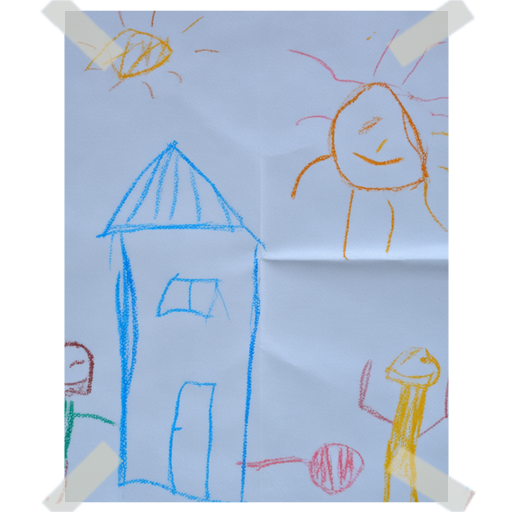
#> input picture assets/decals/paper/child_drawing_albedo_512.png, 512 x 512 px
$ python halo.py ../../../../assets/decals/paper/child_drawing_albedo_512.png
#> lines starting #> are read from the running program, lines starting #| are printed output that depends on the picture; after the words box and inside, x2 and y2 are one past the last pixel; in counts of white or black regions, pixels touching at a corner belong together
"""Замер белого ореола на кромке альфы: глобально и локально (окрестность 9 px).

Глобально: средняя яркость полупрозрачных пикселей минус средняя яркость ядра
по всему файлу. Смешивает ореол с настоящей структурой (тонкая светлая метёлка
и правда светлее затенённой глубины куста), поэтому сам по себе не доказателен.

Локально: каждый кромочный пиксель сравнивается со средней яркостью ядра в своей
окрестности 9x9. Ореол — эффект локальный, подложка светлее ровно рядом с листом,
поэтому эта метрика его и ловит.
"""
import sys
import glob
import os
import numpy as np
from PIL import Image

CORE = 0.9          # альфа, выше которой пиксель считается ядром
EDGE_LO, EDGE_HI = 0.05, 0.5
R = 4               # радиус окрестности -> окно 9x9


def box_mean(a: np.ndarray, r: int) -> np.ndarray:
	"""Среднее по окну (2r+1)^2 через интегральное изображение."""
	p = np.pad(a, r + 1, mode="edge")
	s = p.cumsum(0).cumsum(1)
	h, w = a.shape
	y0, x0 = np.mgrid[0:h, 0:w]
	y1, x1 = y0 + 2 * r + 1, x0 + 2 * r + 1
	return (s[y1, x1] - s[y0, x1] - s[y1, x0] + s[y0, x0]) / float((2 * r + 1) ** 2)


def report(path: str) -> None:
	im = Image.open(path).convert("RGBA")
#> im is the input picture: PIL image 512x512 RGBA; mean R, G, B, A 161.7, 180.6, 206.4, 185.1
	arr = np.asarray(im).astype(np.float32) / 255.0
	rgb, a = arr[..., :3], arr[..., 3]
	lum = rgb.mean(axis=2)
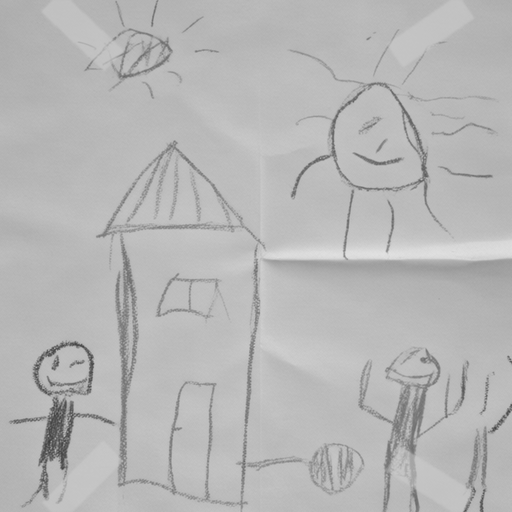
#> lum: shape (512, 512) float32; min 0.229, max 0.885, mean 0.717

	core = a > CORE
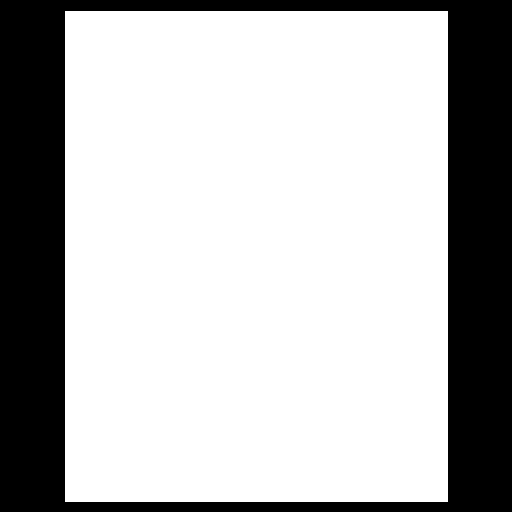
#> core: shape (512, 512) bool; 71.7% white; 1 black region, box (x1, y1, x2, y2) and area: (0, 0, 512, 512) 74091
	edge = (a > EDGE_LO) & (a < EDGE_HI)
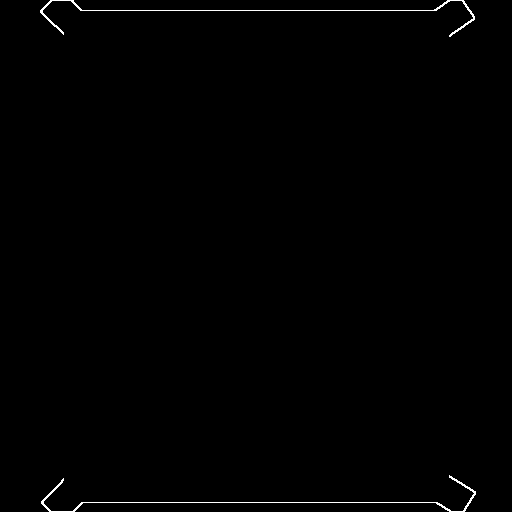
#> edge: shape (512, 512) bool; 0.51% white in thin lines or dots, all inside (x1, y1, x2, y2) = (40, 0, 476, 512)
	if not core.any() or not edge.any():
		print("%-16s нет ядра или нет кромки" % os.path.basename(path))
		return

	g = lum[edge].mean() - lum[core].mean()
#> g = -0.0105

	# локально: среднее ядра вокруг каждого пикселя
	core_sum = box_mean(np.where(core, lum, 0.0), R)
#> in box_mean, `p = np.pad(a, r + 1, mode="edge")`:
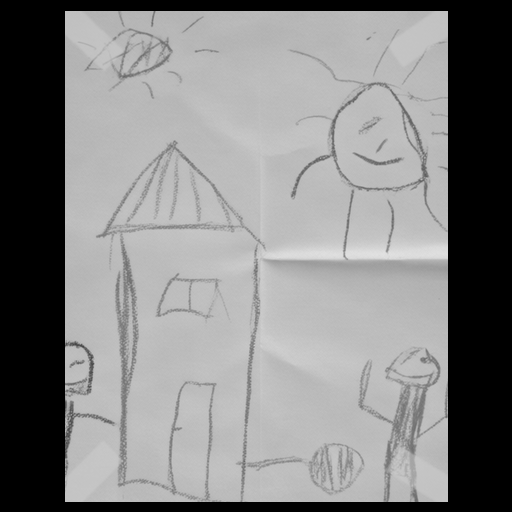
#> a: shape (512, 512) float32; min 0, max 0.885, mean 0.518
#> in box_mean, `s = p.cumsum(0).cumsum(1)`:
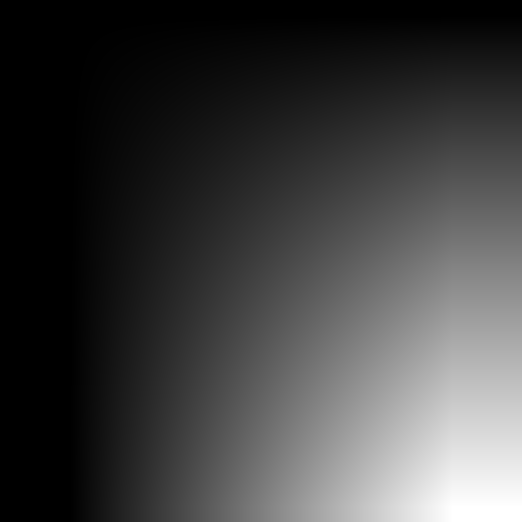
#> s: shape (522, 522) float32; min 0, max 135771, mean 33919.2; drawn with min black and max white
#> in box_mean, `return (s[y1, x1] - s[y0, x1] - s[y1, x0] + s[y0, x0]) / float((2 * r ..`:
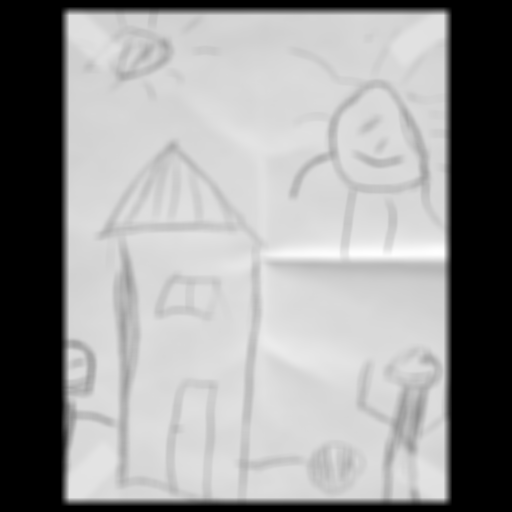
#> returned value: shape (512, 512) float32; min -1.51e-06, max 0.867, mean 0.518; drawn with min black and max white
	core_cnt = box_mean(core.astype(np.float32), R)
#> in box_mean (call 2), `p = np.pad(a, r + 1, mode="edge")`: p: shape (522, 522) float32; values 0 (black) and 1 (white), 69% white; 1 black region, box (x1, y1, x2, y2) and area: (0, 0, 522, 522) 84431
	ok = edge & (core_cnt > 0.02)
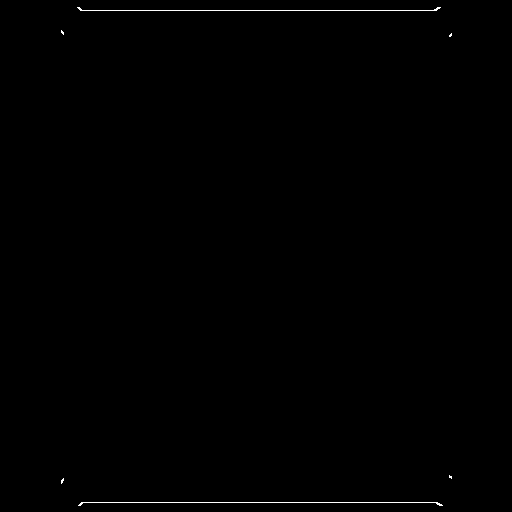
#> ok: shape (512, 512) bool; 0.3% white in thin lines or dots, all inside (x1, y1, x2, y2) = (61, 7, 452, 506)
	if not ok.any():
		print("%-16s кромка без ядра рядом" % os.path.basename(path))
		return
	local = (lum[ok] - (core_sum[ok] / core_cnt[ok])).mean()
#> local = -0.00444

	name = os.path.basename(path).replace("_albedo_1k.png", "")
	print("%-16s %6dx%-5d глобально %+7.4f   локально %+7.4f" % (
		name, im.width, im.height, g, local))
#| child_drawing_albedo_512.png    512x512   глобально -0.0105   локально -0.0044


if __name__ == "__main__":
	files = []
	for pat in sys.argv[1:]:
		files.extend(sorted(glob.glob(pat)))
	for f in files:
		report(f)

$ run again, on assets/decals/paper/newspaper_scrap_albedo_512.png
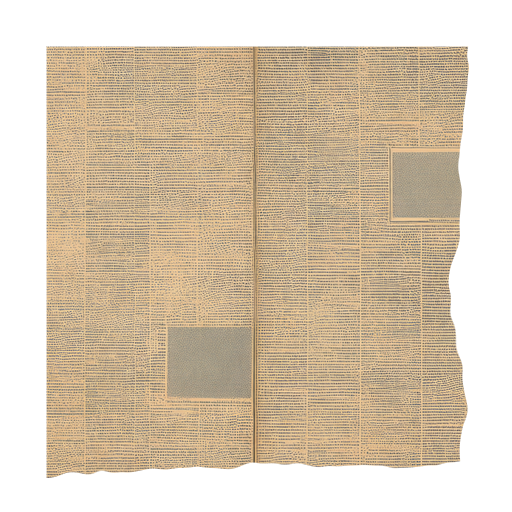
#> input picture assets/decals/paper/newspaper_scrap_albedo_512.png, 512 x 512 px
#> in report, im is the input picture: PIL image 512x512 RGBA; mean R, G, B, A 194.5, 170.5, 137.2, 169.4
#> core: shape (512, 512) bool; 66.1% white; 1 black region, box (x1, y1, x2, y2) and area: (0, 0, 512, 512) 88751
#> in report, `edge = (a > EDGE_LO) & (a < EDGE_HI)`:
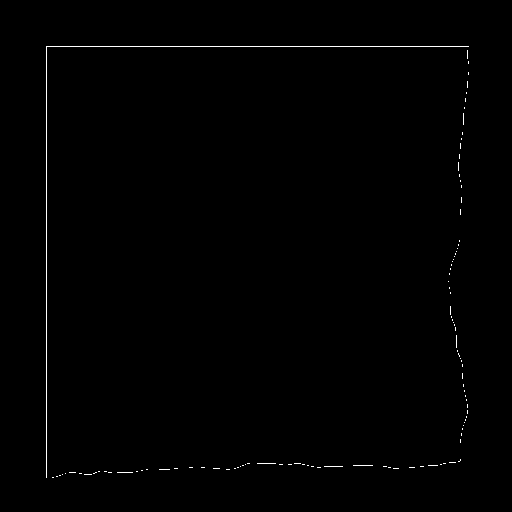
#> edge: shape (512, 512) bool; 0.49% white in thin lines or dots, all inside (x1, y1, x2, y2) = (46, 46, 469, 478)
#> g = -0.014
#> p: shape (522, 522) float32; values 0 (black) and 1 (white), 63.6% white; 1 black region, box (x1, y1, x2, y2) and area: (0, 0, 522, 522) 99091
#> in box_mean (call 2), `return (s[y1, x1] - s[y0, x1] - s[y1, x0] + s[y0, x0]) / float((2 * r ..`:
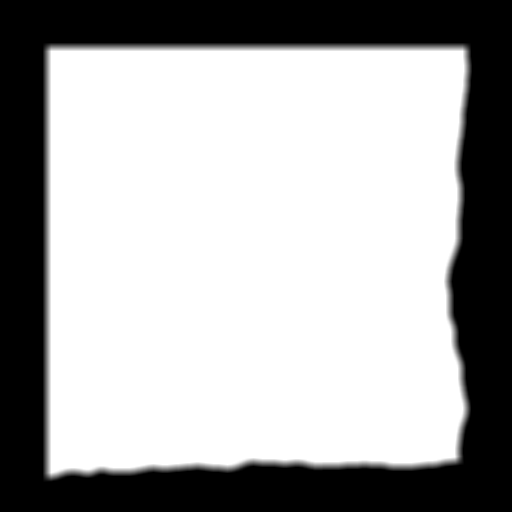
#> returned value: shape (512, 512) float32; min 0, max 1, mean 0.661
#> local = -0.00671
#| newspaper_scrap_albedo_512.png    512x512   глобально -0.0140   локально -0.0067
